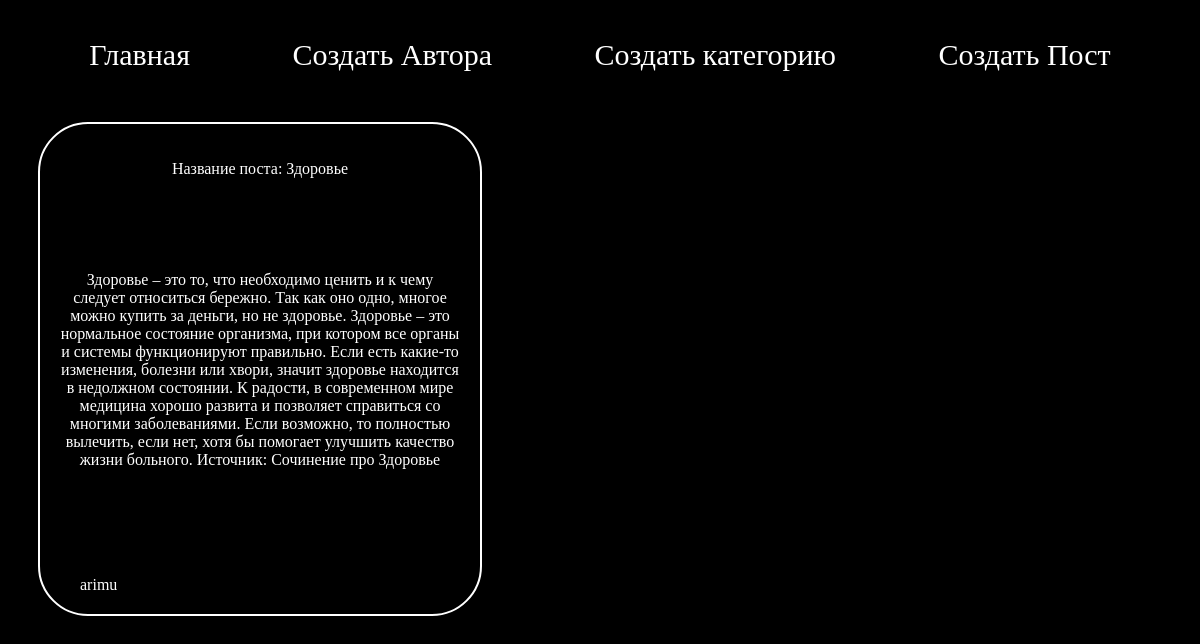
/posts/, run on the app's committed database.
### app/models.py (models this page shows, shortened)
class Post(models.Model):
    title = models.CharField(
        max_length = 100,
        verbose_name = 'название поста'
    )
    content = models.TextField(
        max_length = 1000,
        verbose_name = 'текст'
    )
    category = models.ForeignKey(
        Category, on_delete = models.PROTECT
    )
    author = models.ForeignKey(
        Author, on_delete = models.PROTECT
    )
    created_at = models.DateTimeField(
        auto_now_add = True
    )

class Author(models.Model):
    name = models.CharField(
        max_length = 20,
        verbose_name = 'имя'
    )
    surname = models.CharField(
        max_length = 25,
        verbose_name = 'фамилия'
    )
    sex = models.BooleanField(
        choices = (
            (True, 'Мужской'),
            (False, 'Женский')
        ),
        verbose_name = 'пол'
    )
    date_of_birth = models.DateField(
        null = True,
        blank = True,
        verbose_name = 'дата рождения'
    )

### app/views.py (the view)
# urls.py: path('posts/', post_list),
def post_list(request):
    posts = Post.objects.all()
    context = {
        'posts': posts
    }
    return render(request, 'app/post_list.html', context)

### app/templates/app/post_list.html (shortened to what this page needs)
<!DOCTYPE html>
<html lang="en">
<head>
</head>
<nav>
    <a class="href_post" href="/posts">Главная</a>
    <div class="create_author">
        <a href="/author/create">Создать  Автора</a>
    </div>
    <div class="create_сategory">
        <a href="/category/create">Создать  категорию</a>
    </div>
    <div class="create_post">
        <a href="/posts/create">Создать  Пост</a>
    </div>
</nav>
<body>
    <div class="container">
        {% for post in posts %}
        <a class="aa" href="{{post.id}}">
            <div class="block">
                <div class="title">
                        <p class="title_name">
                            Название поста: {{post.title}}
                        </p>
                </div>
                <div class="content">
                    <p class="content_name">{{ post.content }}</p>
                </div>
                <div class="author">
                    <p class="author_name">{{ post.author.name }}</p>
                </div>
            </div>
        </a>
        {% endfor %}
    </div>
</body>
</html>

### app/templates/app/post_list.html (style rules this page uses)
nav { display: flex; justify-content: space-around; font-size: 30px; }
.href_post { color: white; text-decoration: none; }
a { color: white; text-decoration: none; }
body { padding: 30px; background-color: black; }
.container { display: grid; grid-template-columns: repeat(4, 1fr); grid-gap: 10px; margin-top: 50px; }
.block { border: 2px solid white; width: 400px; height: 450px; border-radius: 50px; text-align: center; transition: 0.9s; padding: 20px; display: flex; flex-direction: column; justify-content: space-between; overflow: hidden; }
.title_name { color: white; }
.content_name { color: white; }
.content { overflow: hidden; text-overflow: ellipsis; }
.author_name { text-align: right; text-align:end; }
.aa { text-decoration: none; width: 20px; }
.author { display: flex; justify-content: space-between; align-items: center; }
.time, .author_name { padding-top: 30px; color: white; margin: 0; }
.author_name { margin-left: 10px; padding-left: 10px; }

### data on the page
Post: title "Здоровье", content "Здоровье – это то, что необходимо ценить и к чему следует относиться бережно. Так как оно одно, многое можно купить за деньги, но не здоровье. Здоровье – это нормальное состояние организма, при котором все органы и системы функционируют правильно. Если есть какие-то изменения, болезни или хвори, значит здоровье находится в недолжном состоянии. К радости, в современном мире медицина хорошо развита и позволяет справиться со многими заболеваниями. Если возможно, то полностью вылечить, если нет, хотя бы помогает улучшить качество жизни больного. Источник: Сочинение про Здоровье", author.name "arimu"
